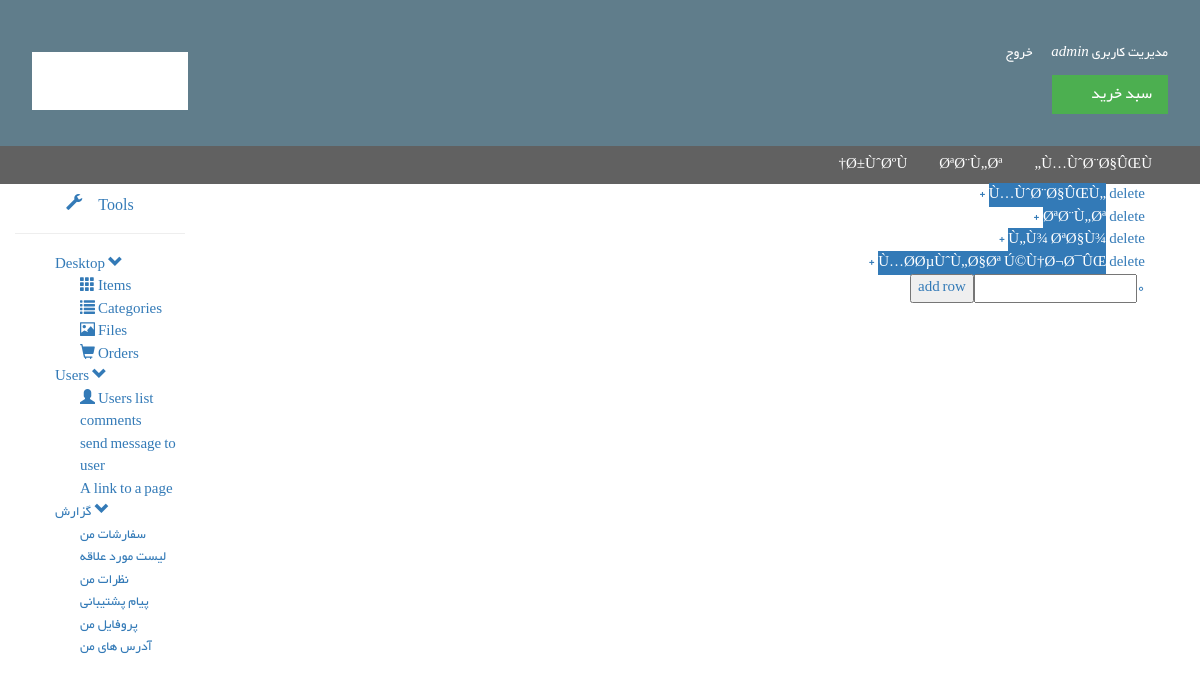
Screenshot of /cp/show_cat (signed in) with the database file from the repository.
### tables this page shows
CREATE TABLE `menu` (
  `id` int(11) NOT NULL,
  `menu` text NOT NULL,
  `href` text NOT NULL,
  `parent` int(11) NOT NULL
);

CREATE TABLE `category` (
  `id` int(11) NOT NULL,
  `cat` varchar(50) NOT NULL,
  `pa_cat` varchar(50) NOT NULL
);

### app/controllers/cp.php (called while the page is built, shortened)
<?php
class Cp extends ControllerPanel
{
	function show_cat($id=0){
		$data=$this->formModel->ss($id);
		$this->view('cp/cat',$data,true);
	}
        function view($page,$data=array(),$secure=false){
            parent::view('cp/panel_top');
        }
}

### app/core/App.php (called while the page is built, shortened)
<?php
class App
{
	protected $method = 'index';
	public function __construct()
	{
		$url=$this->parseUrl();
		if(file_exists('app/controllers/'.$url[0].'.php')){
			unset($url[0]);
		}
		$this->controller=new $this->controller;
		if(isset($url[1])){
			if(method_exists($this->controller,$url[1])){
				$this->method=$url[1];
				unset($url[1]);
			}
		}
		$this->params= $url ? array_values($url) : [];
		call_user_func_array([$this->controller, $this->method], $this->params);
	}
	public function parseUrl()
	{
		if(isset($_GET['url']))
		{
			return $url= explode('/',filter_var(rtrim($_GET['url'],'/'),FILTER_SANITIZE_URL));
		}
	}
}

### index.php (called while the page is built, shortened)
<?php
$app = new App;

### app/core/Model.php (called while the page is built)
<?php
class Model
{
	function __construct(){
		$this->db=new Database();
	}
}

### app/core/ControllerPanel.php (called while the page is built, shortened)
<?php
class ControllerPanel extends Controller
{
	public function view($view,$data=[],$secure=false){
		require_once 'app/views/'.$view.'.php';
	}
}

### app/core/Controller.php (called while the page is built, shortened)
<?php
class Controller
{
	public function model ($model){
		return new $model();
	}
}

### app/libs/database.php (called while the page is built, shortened)
<?php
class Database extends PDO{
	public function select($sql,$data=array(),$fetchMode=PDO::FETCH_ASSOC){
		$sth=$this->prepare($sql);
		foreach($data as $key =>$value){
			$sth->bindValue(":$key",$value);
		}
		$sth->execute();
		return $sth->fetchAll($fetchMode);
	}
}

### app/models/menu_m.php (called while the page is built, shortened)
<?php
class Menu_m extends Model{
  function get_menu($parent=0){
  	return $this->db->select("SELECT * FROM menu");
  }
}

### app/models/Cp_m.php (the view, shortened to what this page needs)
<?php
class Cp_m extends Model
{
	protected $stream='';
	function find_cat_children($id){
		$sql='SELECT * FROM category WHERE pa_cat='.$id;
		$result=$this->db->query($sql);
		$result->setFetchMode(PDO::FETCH_ASSOC);
		$r=$result->fetchAll();
		$this->stream.='<ul>';
		foreach($r as $row){
			$this->stream.='<li pa="'.$row['pa_cat'].'" li_id="'.$row['id'].'">';
			$this->stream.='<a type="button" class="btn-primary" href="edit_cat/'.$row['id'].'">'.$row['cat'].'</a>'.'<a href="delete_cat/'.$row['id'].'"> delete</a> <a href="" class="add_list_a" data-toggle="modal" data-target="#myModal" pa="'.$row['id'].'">+</a>';
			$this->find_cat_children($row['id']);
			$this->stream.='</li>';
		}
		$this->stream.='</ul>';
	}
	function ss($id){
		$this->find_cat_children($id);
		return $this->stream;
	}
}

### app/views/menu.php
<?php
$menu_list=$this->model('Menu_m')->get_menu();
?>
<div class="w3-dark-grey">
    <ul class="w3-navbar" style="margin-right: 32px">
    <?php foreach($menu_list as $menu){ ?>
        <?php if($menu['parent']=='0'){ ?>
        <li class="w3-right"><a class="w3-hover-none w3-text-white w3-hover-text-white" href="#<?=$menu['href']?> "><?= $menu['menu'] ?></a></li>
        <?php } ?>
    <?php } ?>
</ul>
</div>

### public/w3.css (style rules this page uses)
* { -webkit-box-sizing:border-box;-moz-box-sizing:border-box;box-sizing:border-box }
html { -ms-text-size-adjust:100%;-webkit-text-size-adjust:100% }
body { margin:0 }
a { -webkit-tap-highlight-color:transparent;background-color:transparent }
html,body { font-family:Verdana,sans-serif;font-size:15px;line-height:1.5 }
a { color:inherit }
.w3-navbar { list-style-type:none;margin:0;padding:0;overflow:hidden }
.w3-navbar li { float:left }
.w3-navbar li a { display:block;padding:8px 16px }
.w3-navbar a,.w3-topnav a,.w3-sidenav a,.w3-dropnav a,.w3-dropdown-content a,.w3-accordion-content a { text-decoration:none !important }
.w3-navbar a,.w3-topnav a,.w3-sidenav a,.w3-dropnav a,.w3-pagination li a,.w3-hoverable tbody tr,.w3-btn,.w3-btn-floating,.w3-btn-floating-large,.w3-hover-opacity,.w3-hover-shadow,.w3-accordion-content a,.w3-dropdown-content a,.w3-dropdown-click:hover,.w3-dropdown-hover:hover,.w3-opennav,.w3-closenav,.w3-closebtn, .w3-hover-amber,.w3-hover-aqua,.w3-hover-blue,.w3-hover-light-blue,.w3-hover-brown,.w3-hover-cyan,.w3-hover-blue-grey,.w3-hover-green,.w3-hover-light-green,.w3-hover-indigo,.w3-hover-khaki,.w3-hover-lime,.w3-hover-orange,.w3-hover-deep-orange,.w3-hover-pink, .w3-hover-purple,.w3-hover-deep-purple,.w3-hover-red,.w3-hover-sand,.w3-hover-teal,.w3-hover-yellow,.w3-hover-white,.w3-hover-black,.w3-hover-grey,.w3-hover-light-grey,.w3-hover-dark-grey,.w3-hover-text-amber,.w3-hover-text-aqua,.w3-hover-text-blue,.w3-hover-text-light-blue, .w3-hover-text-brown,.w3-hover-text-cyan,.w3-hover-text-blue-grey,.w3-hover-text-green,.w3-hover-text-light-green,.w3-hover-text-indigo,.w3-hover-text-khaki,.w3-hover-text-lime,.w3-hover-text-orange,.w3-hover-text-deep-orange,.w3-hover-text-pink,.w3-hover-text-purple, .w3-hover-text-deep-purple,.w3-hover-text-red,.w3-hover-text-sand,.w3-hover-text-teal,.w3-hover-text-yellow,.w3-hover-text-white,.w3-hover-text-black,.w3-hover-text-grey,.w3-hover-text-light-grey,.w3-hover-text-dark-grey { -webkit-transition:all 0.3s ease,color 0.15s ease;transition:all 0.3s ease,color 0.15s ease }
.w3-right { float:right !important }
.w3-dark-grey,.w3-hover-dark-grey:hover { color:#fff !important;background-color:#616161 !important }
.w3-text-white,.w3-hover-text-white:hover { color:#fff !important }

### public/mycss.css (style rules this page uses)
a { text-decoration:none; }

### app/views/cp/panel_top.php (style rules this page uses)
body { font-family: 'Yekan' ; text-align: right; direction: rtl; }
a:link, a:visited { text-decoration:none; }
ul li { list-style-type: none; }

### rows the page displays
menu: menu "Ù…ÙˆØ¨Ø§ÛŒÙ„"
menu: menu "ØªØ¨Ù„Øª"
menu: menu "Ø±ÙˆØºÙ†"
category: cat "Ù…ÙˆØ¨Ø§ÛŒÙ„"
category: cat "ØªØ¨Ù„Øª"
category: cat "Ù„Ù¾ ØªØ§Ù¾"
category: cat "Ù…Ø­ØµÙˆÙ„Ø§Øª Ú©Ù†Ø¬Ø¯ÛŒ"

### other values shown
$msg "admin"
